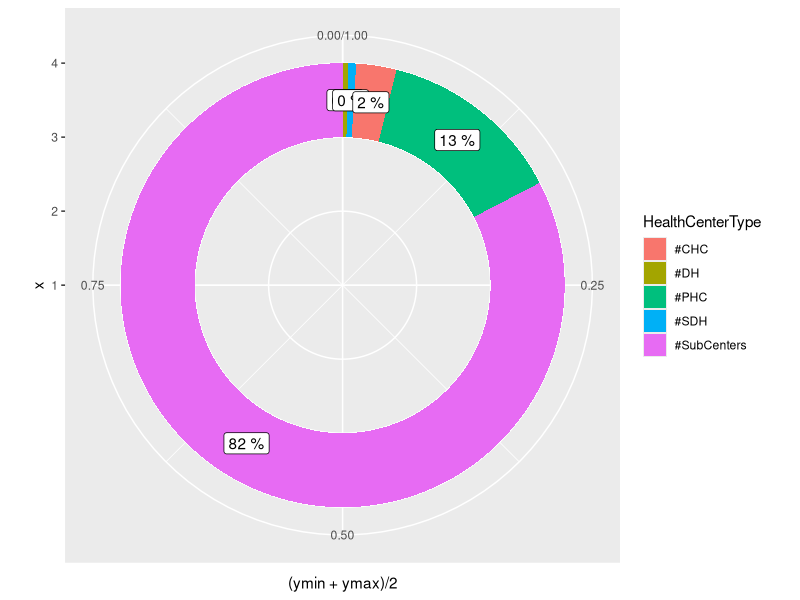

Write R code to recreate this figure. (Note: this script raises an error after producing the figure.)
## ---- chunk 1


##### reading the data from .csv/xls files########################

df=read.csv("District-wise_Health_Centres_March_2016.csv",header=TRUE)
str(df)






## ---- chunk 2

newcolnames<-c('S.No.','states','District','#SubCentres','#PHC','#CHC','#SDH','#DH')
colnames(df)<-newcolnames
head(df)



## ---- chunk 3


df$S.No.<- as.numeric(as.character(df$S.No.))
df$states<-as.character(df$states)
df$District<-as.character(df$District)


#check the kind of data it is storing  
head(df,50)
tail(df,50)


## ---- chunk 4

library(dplyr)
library(ggplot2)
#retrive the last row of data frame which contain the all india health centers
tail(df,1,header=TRUE)


dc<- tail(df,1)
dat <- as.data.frame(t(dc))
      


#take only last  five rows of the dataframe
dat <-tail(dat,5)
dat
dat$type<-c('#SubCenters','#PHC','#CHC','#SDH','#DH')

dat <-dat[,c(2,1)]

#assign the column names 
colnames(dat)<-c("HealthCenterType","TotalCount")

#convert the column data type as integer from factor
dat$TotalCount=as.numeric(as.character(dat$TotalCount))

dat

#Pie Chart
dat$frac=dat$TotalCount/sum(dat$TotalCount)

dat
dat = dat[order(dat$frac),]

dat$ymax = cumsum(dat$frac)
dat$ymin = c(0, head(dat$ymax, n=-1))

#p2 = ggplot(dat, aes(fill=HealthCenterType, ymax=ymax, ymin=ymin, xmax=4,min=3))+
 #    geom_rect(colour="grey30") +
  #   coord_polar(theta="y") +
   #  xlim(c(0, 4)) 
 #    theme_bw() +
 #    theme(panel.grid=element_blank()) +
 #    theme(axis.text=element_blank()) +
 #    theme(axis.ticks=element_blank()) +
  #   labs(title="Customized ring plot")

dchart=ggplot(dat) + geom_rect(aes(fill=HealthCenterType, ymax=ymax, ymin=ymin, xmax=4, xmin=3)) +
coord_polar(theta="y") + xlim(c(1, 4))


dchart+  geom_label(aes(label=paste(as.integer(frac*100),"%"),x=3.5,y=(ymin+ymax)/2),inherit.aes = TRUE, show.legend = FALSE)

dat
## ---- chunk 5

library(dplyr)

#select only s.no states ,#SubCenters,#PHC,#CHC,#SDH,#DH and create a new data frame FOR statewise report 
df_StateWiseData <-df[,c("states","#SubCentres","#PHC","#CHC","#SDH","#DH")]

#Add the new column district having value 1 to get the number of district 
df_StateWiseData$District <- rep(1,nrow(df_StateWiseData))

df_StateWiseData <- df_StateWiseData %>%
                    group_by(states) %>%
                    summarise_each(funs(sum))
                      
                  
                     



                    

  df_StateWiseData <- df_StateWiseData %>%
                      filter(states!="All India/ Total")
  
  #reorder the column by changing the index 

df_StateWiseData<-  df_StateWiseData[,c(1,7,2,3,4,5,6)]

head(df_StateWiseData,20)


## ---- chunk 6

df_StateWiseData$total_HealthCenter <- df_StateWiseData$`#SubCentres` +
                                       df_StateWiseData$`#PHC`   +
                                       df_StateWiseData$`#CHC` +
                                       df_StateWiseData$`#SDH` +
                                       df_StateWiseData$`#DH`

head(df_StateWiseData,20)
         
  
## ---- chunk 7

library(ggplot2)
#data for regression  district and totalHealthCenter

df_reg <-df_StateWiseData[,c(2,8)]

#attach(df_StateWiseData)
#df_StateWiseData %>%
#                 plot(total_HealthCenter,District, main = "HealthCenter in India",xlab = #"Number of                     District",ylab = "total_HealthCenter",
#
df_reg
df_reg <-df_reg[order(District),]

df_reg


#scatter diagram

plot(df_reg$District,df_reg$total_HealthCenter,xlab="District",ylab="Health centers")
abline(lm(df_reg$total_HealthCenter ~ df_reg$District)) 



## ---- chunk 8
relation <- lm(formula =total_HealthCenter ~ District,data=df_reg)

print(summary(relation))


## ---- chunk 9
new_df <-data.frame(District=c(24,25))

total_hc <- predict(relation,new_df)

print(total_hc)


## ---- chunk 10
require(grDevices)
data(df_StateWiseData)
palette(rainbow(12, s = 0.6, v = 0.75))

stars(df_StateWiseData[, 1:7], key.loc = c(14, 2),
      main = "HealthCenters : stars(*, full = F)", full = FALSE)

stars(df_StateWiseData[, 1:7], key.loc = c(14, 1.5),col.segments = 1:nrow(df_StateWiseData) 
      ,draw.segments = TRUE,
      main = "HealthCenters
      : full stars()", flip.labels = TRUE)
